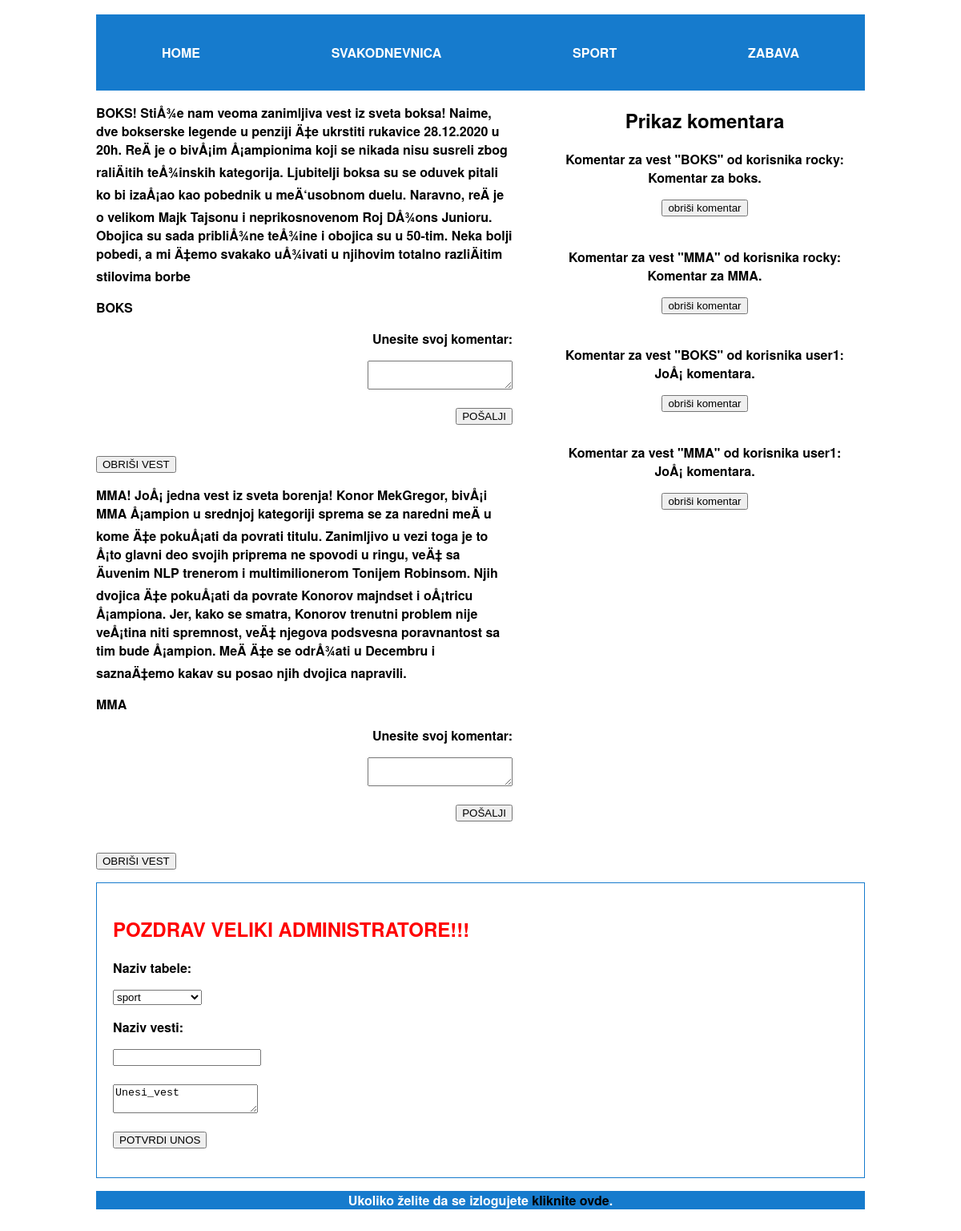
Page /vesti_pages/sport.php (signed in) on the committed database.
### tables this page shows
CREATE TABLE IF NOT EXISTS `sport` (
  `vesti_naslov` varchar(100) NOT NULL,
  `vesti` varchar(1000) NOT NULL,
  PRIMARY KEY (`vesti_naslov`)
);

CREATE TABLE IF NOT EXISTS `sport_comments` (
  `comment_id` int(100) NOT NULL AUTO_INCREMENT,
  `comment` varchar(1000) NOT NULL,
  `news_id` varchar(100) NOT NULL,
  `username_commented` varchar(555) NOT NULL,
  PRIMARY KEY (`comment_id`)
);

### config.php (called while the page is built, shortened)
<?php
function autoload($file) {
	require "../class/".$file.".class.php";
}
?>

### vesti_pages/sport.php (called while the page is built)
<?php
require "../config.php";
$PagesView = new PagesView();
$PagesView->pageView("sport");
?>

### class/ShowComments.class.php (the view, shortened to what this page needs)
<?php
class ShowComments {
	public function show($table_name, $page_path) {
		require "../inc/connection.php";
		$sql = "select * from $table_name";
		$result = mysqli_query($conn, $sql);
		if(mysqli_num_rows($result) > 0) {
			while($row = mysqli_fetch_assoc($result)) {
				echo "<p>Komentar za vest  \"".$row['news_id']."\" od korisnika ".$row['username_commented'].":<br>".$row['comment']."</p>";
				if($_SESSION['username'] == "rocky" || $_SESSION['username'] == $row['username_commented']) {
					include_once "Form.class.php";
					echo "<br><br>";
				}
			}
		}
	}
}
?>

### class/PagesView.class.php (shortened to what this page needs)
<?php
class PagesView {
	public function pageView($table_name) {
		$username_session = $_SESSION['username'];
?>
<!DOCTYPE html>
<html>
<head>
	<link href="../css/style.css" type="text/css" rel="stylesheet">
</head>
<body>
	<div class="wrapper">
		<?php
			include_once "../inc/header.php";
		?>
		<div class="news_wrapper">
		<main class="main_news">
		<?php
			require_once "../inc/connection.php";
			$sql = "select * from $table_name";
			$result = mysqli_query($conn, $sql);
			if(mysqli_num_rows($result) > 0) {
				while($row = mysqli_fetch_assoc($result)) {
					echo "<p>".$row['vesti']."</p>";
					$vesti_naslov = $row['vesti_naslov'];
					echo "<p>".$vesti_naslov."</p>";
					require_once "../class/Form.class.php";
					$Form2 = new Form();
					$Form2->openForm("comments", "../class/CommentsInsert.class.php", "post");
					$Form2->controlInput("hidden", "vesti_naslov", $vesti_naslov);
					$Form2->controlInput("hidden", "user_commented", $username_session);
					$Form2->controlInput("hidden", "table_name", $table_name);
					echo "<p>Unesite svoj komentar:</p>";
					$Form2->controlArea("nesto_tamo", "");
					echo "<br><br>";
					$Form2->controlInput("submit", "btn_posalji", "POŠALJI");
					echo "<br><br>";
					$Form2->closeForm();
					if($_SESSION['username'] == "rocky") {
						$Form = new Form();
						$Form->openForm("", "../class/DeleteNews.class.php", "post");
						$Form->controlInput("hidden", "table_name", $table_name);
						$Form->controlInput("hidden", "vesti_naslov", $vesti_naslov);
						$Form->controlInput("submit", "btn_obrisi", "OBRIŠI VEST");
						$Form->closeForm();
					}
				}
			} else {
				echo "<p>Trenutno nema vesti.</p>";
			}
			?>
		</main>
		<aside class="aside_news">
			<h2>Prikaz komentara</h2>
			<?php
				include "../class/ShowComments.class.php";
				$ShowComments = new ShowComments();
				$ShowComments->show($table_name."_comments", $table_name);
			?>
		</aside>
		</div>
		<?php
		if($_SESSION['username'] == "rocky") {
			?>
				<div class="okvir_unos">
				<h2 class="h2">POZDRAV VELIKI ADMINISTRATORE!!!</h2>
				<?php
				require_once "Form.class.php";
					$Form1 = new Form();
					$Form1->openForm("", "../class/InsertNews.class.php", "post");
					echo "<p>Naziv tabele:</p>";
					$tables = array("svakodnevnica", "sport", "zabava");
					$Form1->controlSelect($table_name, "insert_table_name", $tables);
					echo "<p>Naziv vesti:</p>";
					echo "<br><br>";
					echo "<br><br>";
			}
				?>
			</div>
		<?php
			require_once "../inc/footer.php";
			}
}
		?>
</body>
</html>

### inc/header.php
<header>
		<ul>
			<li><a class="bridge" href="../pages/web_site.php">HOME</a></li>
			<li><a class="bridge" href="../vesti_pages/svakodnevnica.php">SVAKODNEVNICA</a></li>
			<li><a class="bridge" href="../vesti_pages/sport.php">SPORT</a></li>
			<li><a class="bridge" href="../vesti_pages/zabava.php">ZABAVA</a></li>
		</ul>
</header>

### class/Form.class.php
<?php
class Form {
	public function openForm($class, $file, $method) {
		echo "<form class='$class' action='$file' method='$method'>";
	}
	public function controlInput($type, $name, $value) {
		echo "<input type='$type' name='$name' value='$value'>";
	}
	public function controlArea($name, $text) {
		echo "<textarea name='$name'>$text</textarea>";
	}
	public function controlSelect($table_name, $name, $tables) {
		echo "<select  name='$name'>";
		foreach($tables as $table) {
				echo "<option";
				if($table_name == $table) {
					echo " selected";
				}
				echo ">$table</option>";
			}
		echo "</select>";
	}
	public function closeForm() {
		echo "</form>";
	}
}
?>

### inc/footer.php
<div id="footer">
	<p>Ukoliko želite da se izlogujete <a class="bridgefooter" href="../pages/logout.php">kliknite ovde</a>.</p>
</div>

### css/style.css (style rules this page uses)
body { font-family: Gotham, Helvetica Neue, Helvetica, Arial," sans-serif"; font-weight: bold; }
div.wrapper { width: 960px; margin: 0 auto; padding: 10px; }
header { background: rgba(22,123,205,1.00); padding: 20px 0; }
ul { list-style-type: none; padding: 0; display: flex; justify-content: space-around; }
a.bridge:link, a.bridge:visited { text-decoration: none; color: rgba(255,255,255,1.00); }
.okvir_unos { border: 1px solid rgba(22,123,205,1.00); margin: 0 auto; padding: 20px; }
.h2 { color: red; }
div#footer { background: rgba(22,123,205,1.00); text-align: center; color: rgba(255,255,255,1.0); width: 960px; margin: 0 auto; }
a.bridgefooter:link, a.bridgefooter:visited { text-decoration: none; color: rgba(0,0,0,1.00); }
div.news_wrapper { display: flex; justify-content: space-between; }
main.main_news { flex-basis: 520px; }
form.comments { text-align: right; }
aside.aside_news { flex-basis: 400px; text-align: center; }

### rows in the picture
sport: vesti "BOKS! StiÅ¾e nam veoma zanimljiva vest iz sveta boksa! Naime, dve bokserske legende u penziji Ä‡e ukrstiti rukavice 28.12.2020 u 20h. ReÄ je o bivÅ¡im Å¡ampionima koji se nikada nisu susreli zbog raliÄitih teÅ¾inskih kategorija. Ljubitelji boksa su se oduvek pitali ko bi izaÅ¡ao kao pobednik u meÄ‘usobnom duelu. Naravno, reÄ je o velikom Majk Tajsonu i neprikosnovenom Roj DÅ¾ons Junioru. Obojica su sada pribliÅ¾ne teÅ¾ine i obojica su u 50-tim. Neka bolji pobedi, a mi Ä‡emo svakako uÅ¾ivati u njihovim totalno razliÄitim stilovima borbe", vesti_naslov "BOKS"
sport: vesti "MMA! JoÅ¡ jedna vest iz sveta borenja! Konor MekGregor, bivÅ¡i MMA Å¡ampion u srednjoj kategoriji sprema se za naredni meÄ u kome Ä‡e pokuÅ¡ati da povrati titulu. Zanimljivo u vezi toga je to Å¡to glavni deo svojih priprema ne spovodi u ringu, veÄ‡ sa Äuvenim NLP trenerom i multimilionerom Tonijem Robinsom. Njih dvojica Ä‡e pokuÅ¡ati da povrate Konorov majndset i oÅ¡tricu Å¡ampiona. Jer, kako se smatra, Konorov trenutni problem nije veÅ¡tina niti spremnost, veÄ‡ njegova podsvesna poravnantost sa tim bude Å¡ampion. MeÄ Ä‡e se odrÅ¾ati u Decembru i saznaÄ‡emo kakav su posao njih dvojica napravili.", vesti_naslov "MMA"
sport_comments: news "BOKS", username_commented "rocky", comment "Komentar za boks."
sport_comments: news "MMA", username_commented "rocky", comment "Komentar za MMA."
sport_comments: news "BOKS", username_commented "user1", comment "JoÅ¡ komentara."
sport_comments: news "MMA", username_commented "user1", comment "JoÅ¡ komentara."

### other values in the picture
form field insert_table_name "sport"
